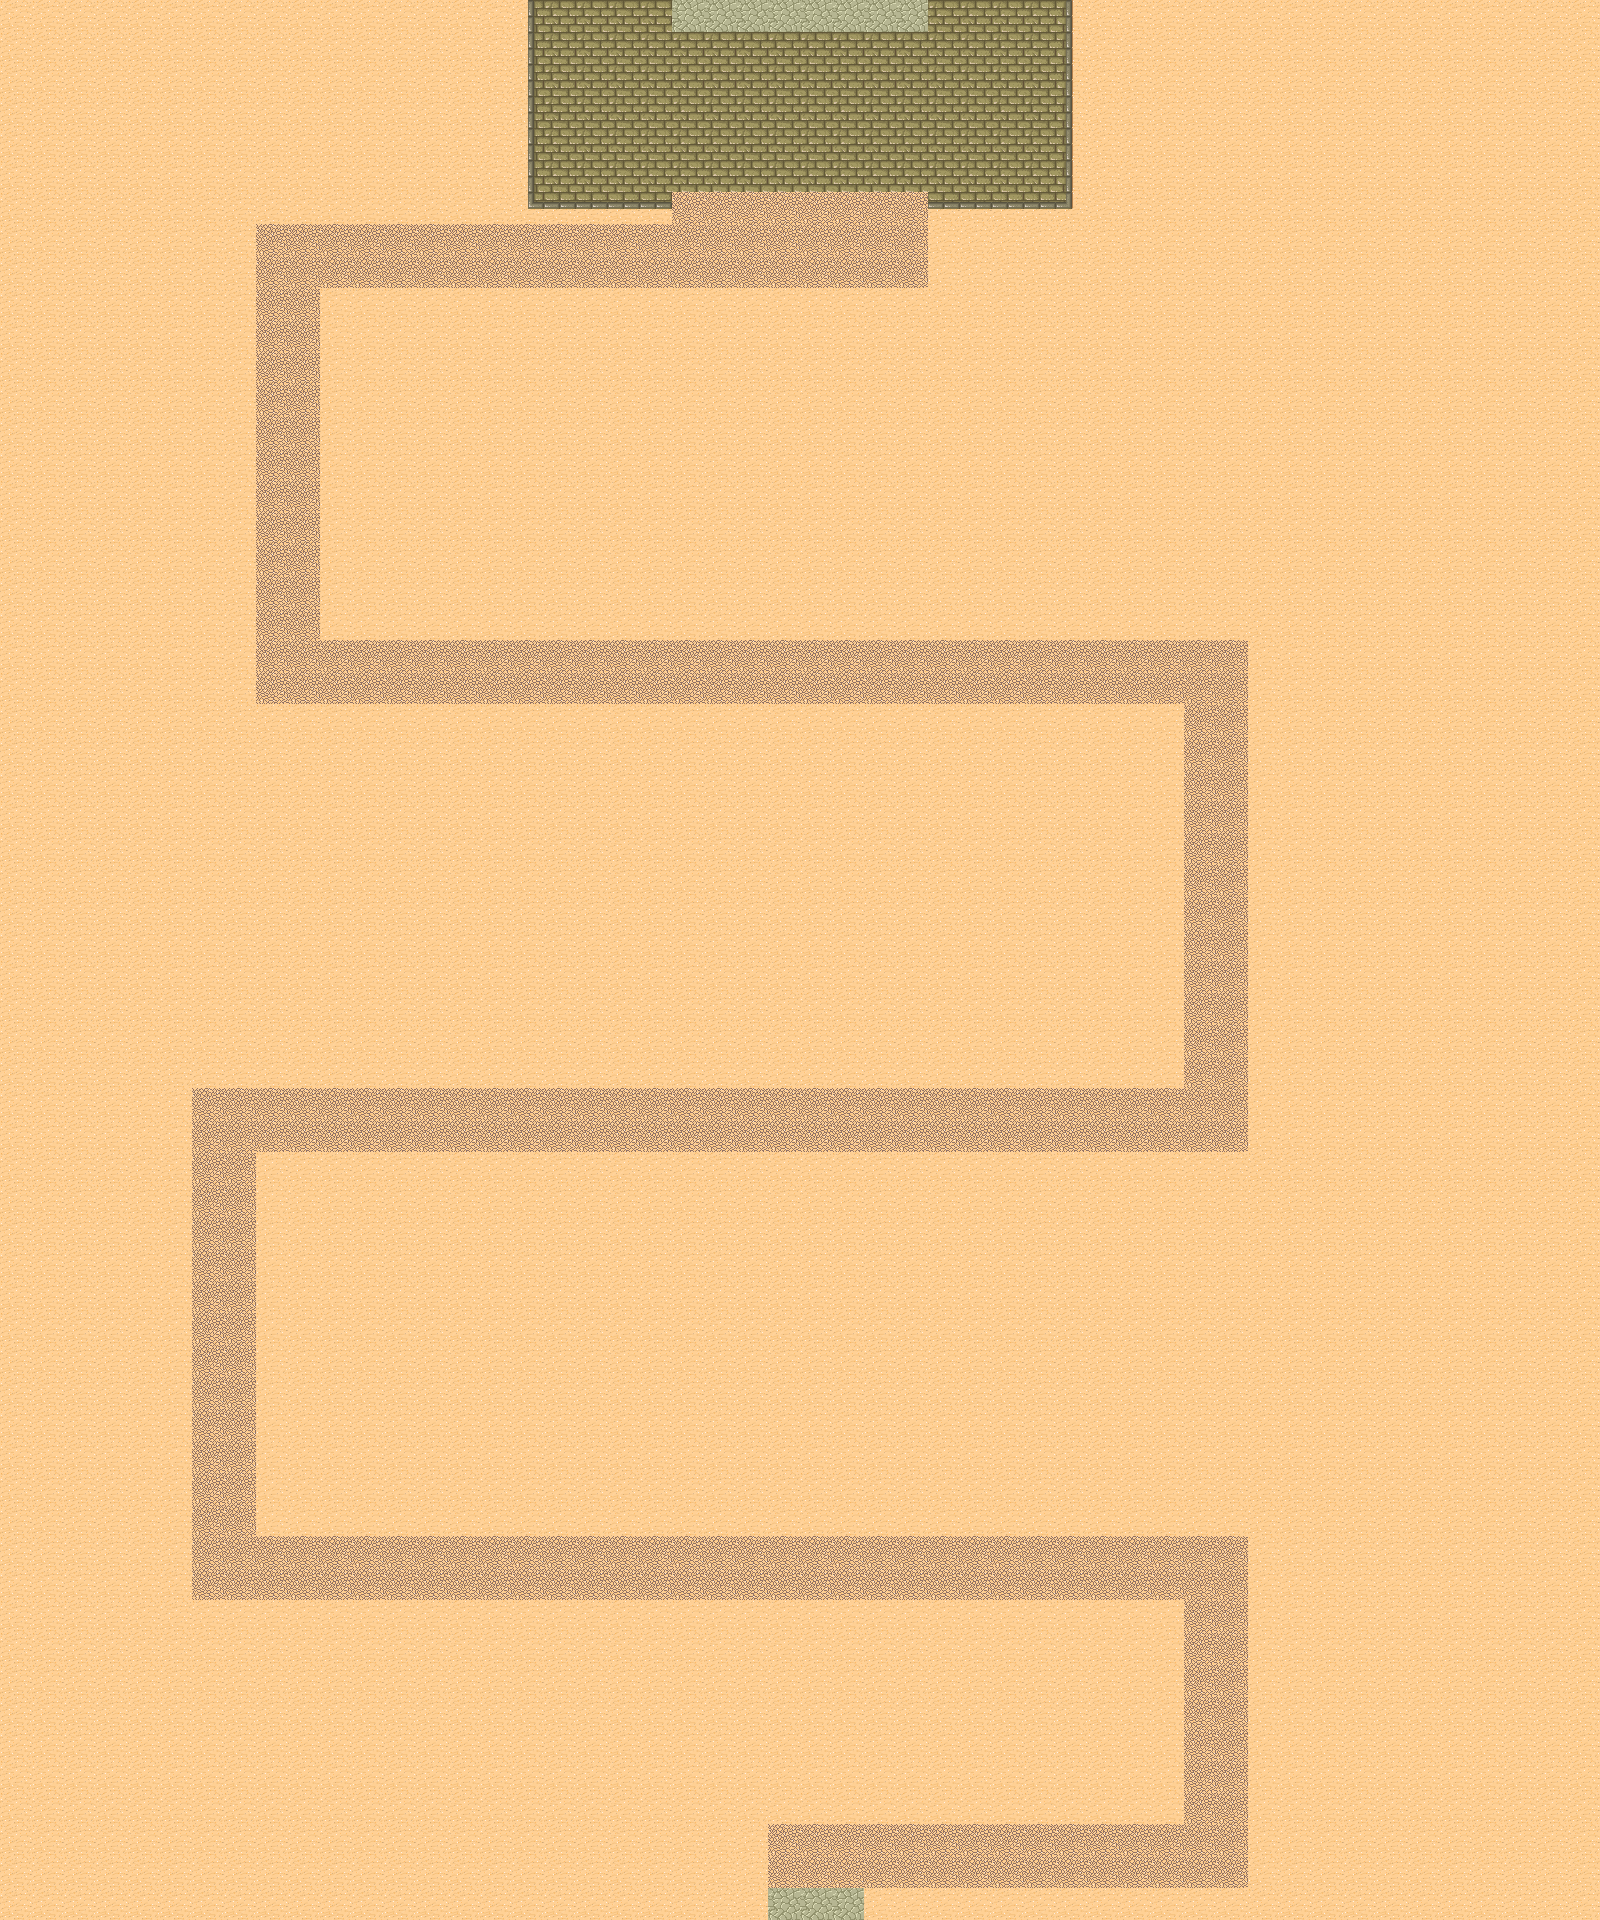

A level layout from a 2D game, rendered from its tile map. Below: a short description, then the map file with tile-grid data replaced by summaries:
An orthogonal 50x60 tile map with 32x32 px tiles, 1 tile layer (background) and 3000 objects (2460x p, 463x r, 73x simT, 3x end, Start).

<map version="1.0" orientation="orthogonal" width="50" height="60" tilewidth="32" tileheight="32">
 <tileset firstgid="1" name="map" tilewidth="32" tileheight="32" spacing="1" margin="1">
  <image source="map.png" width="265" height="199" />
 </tileset>
 <layer name="background" width="50" height="60">
  <data>[3000 cells, 3000 non-empty, 9 distinct tile ids]</data>
 </layer>
 <objectgroup name="object" width="50" height="60">
  <object name="p" x="544" y="736" width="32" height="32">
   <properties>
    <property name="objectid" value="4" />
   </properties>
  </object>
  <object name="p" x="576" y="736" width="32" height="32">
   <properties>
    <property name="objectid" value="4" />
   </properties>
  </object>
  <object name="p" x="608" y="736" width="32" height="32">
   <properties>
    <property name="objectid" value="4" />
   </properties>
  </object>
  <object name="p" x="672" y="736" width="32" height="32">
   <properties>
    <property name="objectid" value="4" />
   </properties>
  </object>
  <object name="p" x="640" y="736" width="32" height="32">
   <properties>
    <property name="objectid" value="4" />
   </properties>
  </object>
  <object name="p" x="704" y="736" width="32" height="32">
   <properties>
    <property name="objectid" value="4" />
   </properties>
  </object>
  <object name="p" x="544" y="768" width="32" height="32">
   <properties>
    <property name="objectid" value="4" />
   </properties>
  </object>
  <object name="p" x="608" y="768" width="32" height="32">
   <properties>
    <property name="objectid" value="4" />
   </properties>
  </object>
  <object name="p" x="672" y="768" width="32" height="32">
   <properties>
    <property name="objectid" value="4" />
   </properties>
  </object>
  <object name="p" x="576" y="768" width="32" height="32">
   <properties>
    <property name="objectid" value="4" />
   </properties>
  </object>
  <object name="p" x="704" y="768" width="32" height="32">
   <properties>
    <property name="objectid" value="4" />
   </properties>
  </object>
  <object name="p" x="640" y="768" width="32" height="32">
   <properties>
    <property name="objectid" value="4" />
   </properties>
  </object>
  <object name="p" x="736" y="736" width="32" height="32">
   <properties>
    <property name="objectid" value="4" />
   </properties>
  </object>
  <object name="p" x="800" y="736" width="32" height="32">
   <properties>
    <property name="objectid" value="4" />
   </properties>
  </object>
  <object name="p" x="864" y="736" width="32" height="32">
   <properties>
    <property name="objectid" value="4" />
   </properties>
  </object>
  <object name="p" x="768" y="736" width="32" height="32">
   <properties>
    <property name="objectid" value="4" />
   </properties>
  </object>
  <object name="p" x="896" y="736" width="32" height="32">
   <properties>
    <property name="objectid" value="4" />
   </properties>
  </object>
  <object name="p" x="832" y="736" width="32" height="32">
   <properties>
    <property name="objectid" value="4" />
   </properties>
  </object>
  <object name="p" x="736" y="768" width="32" height="32">
   <properties>
    <property name="objectid" value="4" />
   </properties>
  </object>
  <object name="p" x="800" y="768" width="32" height="32">
   <properties>
    <property name="objectid" value="4" />
   </properties>
  </object>
  <object name="p" x="864" y="768" width="32" height="32">
   <properties>
    <property name="objectid" value="4" />
   </properties>
  </object>
  <object name="p" x="768" y="768" width="32" height="32">
   <properties>
    <property name="objectid" value="4" />
   </properties>
  </object>
  <object name="p" x="896" y="768" width="32" height="32">
   <properties>
    <property name="objectid" value="4" />
   </properties>
  </object>
  <object name="p" x="832" y="768" width="32" height="32">
   <properties>
    <property name="objectid" value="4" />
   </properties>
  </object>
  <object name="p" x="928" y="736" width="32" height="32">
   <properties>
    <property name="objectid" value="4" />
   </properties>
  </object>
  <object name="p" x="992" y="736" width="32" height="32">
   <properties>
    <property name="objectid" value="4" />
   </properties>
  </object>
  <object name="p" x="1056" y="736" width="32" height="32">
   <properties>
    <property name="objectid" value="4" />
   </properties>
  </object>
  <object name="p" x="960" y="736" width="32" height="32">
   <properties>
    <property name="objectid" value="4" />
   </properties>
  </object>
  <object name="p" x="1088" y="736" width="32" height="32">
   <properties>
    <property name="objectid" value="4" />
   </properties>
  </object>
  <object name="p" x="1024" y="736" width="32" height="32">
   <properties>
    <property name="objectid" value="4" />
   </properties>
  </object>
  <object name="p" x="928" y="768" width="32" height="32">
   <properties>
    <property name="objectid" value="4" />
   </properties>
  </object>
  <object name="p" x="992" y="768" width="32" height="32">
   <properties>
    <property name="objectid" value="4" />
   </properties>
  </object>
  <object name="p" x="1056" y="768" width="32" height="32">
   <properties>
    <property name="objectid" value="4" />
   </properties>
  </object>
  <object name="p" x="960" y="768" width="32" height="32">
   <properties>
    <property name="objectid" value="4" />
   </properties>
  </object>
  <object name="p" x="1088" y="768" width="32" height="32">
   <properties>
    <property name="objectid" value="4" />
   </properties>
  </object>
  <object name="p" x="1024" y="768" width="32" height="32">
   <properties>
    <property name="objectid" value="4" />
   </properties>
  </object>
  <object name="p" x="576" y="832" width="32" height="32">
   <properties>
    <property name="objectid" value="4" />
   </properties>
  </object>
  <object name="p" x="544" y="800" width="32" height="32">
   <properties>
    <property name="objectid" value="4" />
   </properties>
  </object>
  <object name="p" x="544" y="832" width="32" height="32">
   <properties>
    <property name="objectid" value="4" />
   </properties>
  </object>
  <object name="p" x="576" y="800" width="32" height="32">
   <properties>
    <property name="objectid" value="4" />
   </properties>
  </object>
  <object name="p" x="576" y="896" width="32" height="32">
   <properties>
    <property name="objectid" value="4" />
   </properties>
  </object>
  <object name="p" x="544" y="864" width="32" height="32">
   <properties>
    <property name="objectid" value="4" />
   </properties>
  </object>
  <object name="p" x="544" y="896" width="32" height="32">
   <properties>
    <property name="objectid" value="4" />
   </properties>
  </object>
  <object name="p" x="576" y="864" width="32" height="32">
   <properties>
    <property name="objectid" value="4" />
   </properties>
  </object>
  <object name="p" x="576" y="960" width="32" height="32">
   <properties>
    <property name="objectid" value="4" />
   </properties>
  </object>
  <object name="p" x="544" y="928" width="32" height="32">
   <properties>
    <property name="objectid" value="4" />
   </properties>
  </object>
  <object name="p" x="544" y="960" width="32" height="32">
   <properties>
    <property name="objectid" value="4" />
   </properties>
  </object>
  <object name="p" x="576" y="928" width="32" height="32">
   <properties>
    <property name="objectid" value="4" />
   </properties>
  </object>
  <object name="p" x="576" y="1024" width="32" height="32">
   <properties>
    <property name="objectid" value="4" />
   </properties>
  </object>
  <object name="p" x="544" y="992" width="32" height="32">
   <properties>
    <property name="objectid" value="4" />
   </properties>
  </object>
  </objectgroup>
</map>
<!-- 2950 of 3000 objects omitted -->
